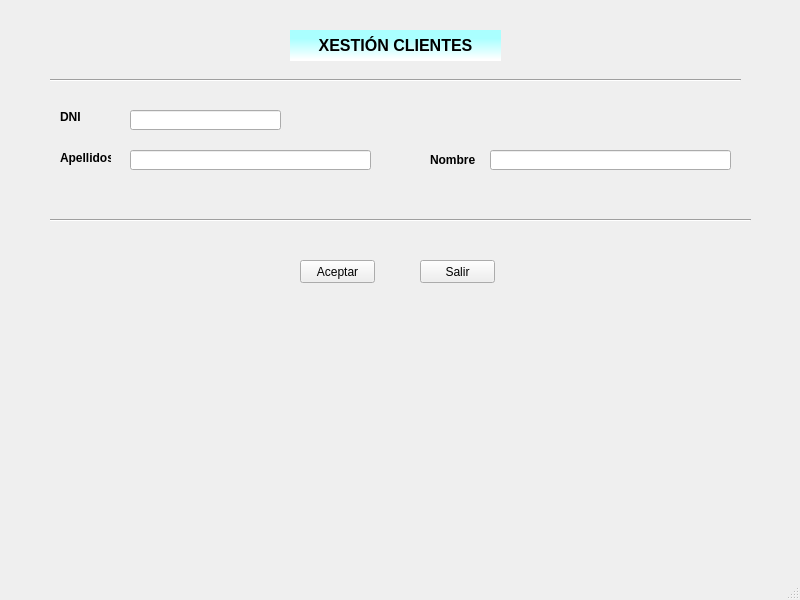
<?xml version="1.0" encoding="UTF-8"?>
<ui version="4.0">
 <class>MaiPrincipal</class>
 <widget class="QMainWindow" name="MaiPrincipal">
  <property name="geometry">
   <rect>
    <x>0</x>
    <y>0</y>
    <width>800</width>
    <height>600</height>
   </rect>
  </property>
  <property name="windowTitle">
   <string>Proyecto 1</string>
  </property>
  <property name="styleSheet">
   <string notr="true"/>
  </property>
  <widget class="QWidget" name="centralwidget">
   <widget class="QLabel" name="LblXesCli">
    <property name="geometry">
     <rect>
      <x>290</x>
      <y>30</y>
      <width>211</width>
      <height>31</height>
     </rect>
    </property>
    <property name="font">
     <font>
      <pointsize>12</pointsize>
      <weight>75</weight>
      <bold>true</bold>
     </font>
    </property>
    <property name="autoFillBackground">
     <bool>false</bool>
    </property>
    <property name="styleSheet">
     <string notr="true">background-color: qlineargradient(spread:pad, x1:0, y1:0, x2:0, y2:0.955, stop:0.284091 rgba(170, 255, 255), stop:1 rgba(255, 255, 255, 255));</string>
    </property>
    <property name="text">
     <string>XESTIÓN CLIENTES</string>
    </property>
    <property name="alignment">
     <set>Qt::AlignCenter</set>
    </property>
   </widget>
   <widget class="Line" name="line">
    <property name="geometry">
     <rect>
      <x>50</x>
      <y>70</y>
      <width>691</width>
      <height>20</height>
     </rect>
    </property>
    <property name="orientation">
     <enum>Qt::Horizontal</enum>
    </property>
   </widget>
   <widget class="QLabel" name="LblDNI">
    <property name="geometry">
     <rect>
      <x>60</x>
      <y>110</y>
      <width>47</width>
      <height>13</height>
     </rect>
    </property>
    <property name="font">
     <font>
      <weight>75</weight>
      <bold>true</bold>
     </font>
    </property>
    <property name="text">
     <string>DNI</string>
    </property>
   </widget>
   <widget class="QLineEdit" name="EditDNI">
    <property name="geometry">
     <rect>
      <x>130</x>
      <y>110</y>
      <width>151</width>
      <height>20</height>
     </rect>
    </property>
   </widget>
   <widget class="QLabel" name="LblApel">
    <property name="geometry">
     <rect>
      <x>60</x>
      <y>150</y>
      <width>51</width>
      <height>16</height>
     </rect>
    </property>
    <property name="font">
     <font>
      <weight>75</weight>
      <bold>true</bold>
     </font>
    </property>
    <property name="text">
     <string>Apellidos</string>
    </property>
   </widget>
   <widget class="QLineEdit" name="EditApel">
    <property name="geometry">
     <rect>
      <x>130</x>
      <y>150</y>
      <width>241</width>
      <height>20</height>
     </rect>
    </property>
   </widget>
   <widget class="QLabel" name="LblNombre">
    <property name="geometry">
     <rect>
      <x>430</x>
      <y>150</y>
      <width>51</width>
      <height>20</height>
     </rect>
    </property>
    <property name="font">
     <font>
      <weight>75</weight>
      <bold>true</bold>
     </font>
    </property>
    <property name="text">
     <string>Nombre</string>
    </property>
   </widget>
   <widget class="QLineEdit" name="EditNom">
    <property name="geometry">
     <rect>
      <x>490</x>
      <y>150</y>
      <width>241</width>
      <height>20</height>
     </rect>
    </property>
   </widget>
   <widget class="QPushButton" name="BtnAceptar">
    <property name="geometry">
     <rect>
      <x>300</x>
      <y>260</y>
      <width>75</width>
      <height>23</height>
     </rect>
    </property>
    <property name="text">
     <string>Aceptar</string>
    </property>
   </widget>
   <widget class="QPushButton" name="BtnSalir">
    <property name="geometry">
     <rect>
      <x>420</x>
      <y>260</y>
      <width>75</width>
      <height>23</height>
     </rect>
    </property>
    <property name="text">
     <string>Salir</string>
    </property>
   </widget>
   <widget class="Line" name="line_2">
    <property name="geometry">
     <rect>
      <x>50</x>
      <y>210</y>
      <width>701</width>
      <height>20</height>
     </rect>
    </property>
    <property name="orientation">
     <enum>Qt::Horizontal</enum>
    </property>
   </widget>
  </widget>
  <widget class="QMenuBar" name="menubar">
   <property name="geometry">
    <rect>
     <x>0</x>
     <y>0</y>
     <width>800</width>
     <height>21</height>
    </rect>
   </property>
  </widget>
  <widget class="QStatusBar" name="statusbar"/>
 </widget>
 <resources/>
 <connections/>
</ui>
